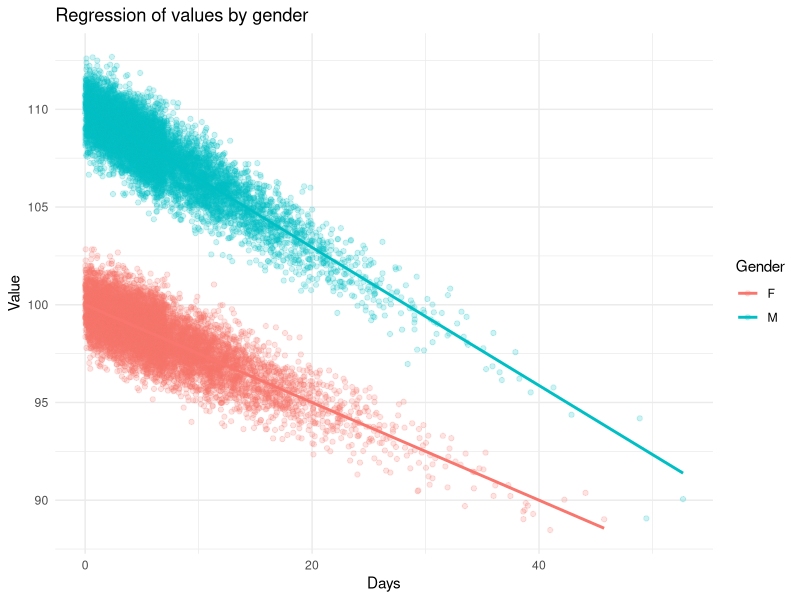

This chart was generated by the following R code:
# =============================================================================
# Project: Repeated Measures Data Simulation
# Script:  repeated_measures_data_simulation.R
# Author:  Simon Greaves
# Date:    17AUG2024
# 
# Description:
# This script will create a data.frame object containing time-varying repeated
# measurements within subjects. This is an example data set meant to be
# used as an example of how data simulation can be used for model validation
# and more.
#
# Dependencies:
# - R version 4.1.3
# - Packages: dplyr
#
# Inputs:
# - None
#
# Outputs:
# - 
#
# Notes:
# [Any additional notes or assumptions]
#
# =============================================================================

pkgs <- c('dplyr', 'ggplot2')
inst <- lapply(pkgs, library, character.only = TRUE)

set.seed(42)

# number of individual id instances
n_instances <- 10000

# measurement frequency
lambda <- 0.75
measurements <- ceiling(rexp(n_instances, lambda))

# model gender
prob_male <- 0.5

# set up individual profiles
wide <- data.frame(id = 1:n_instances,# unique id
                          total_measurements = measurements,
                          gender = rbinom(n_instances,
                                          size = 1,
                                          prob = prob_male))

# set up measurement baseline and slope varying by gender
baseline <- 100
male_baseline_offset <- 10
slope <- -0.25
male_slope_offset <- -0.1
# we'll also simulate a 10% probability of no-shows
no_show_prob <- 0.9
# we'll simulate a maximum of 7 days between measurement appointments
max_days <- 7
# create measurements data set with as many rows as measurements
long <- wide[rep(seq_len(nrow(wide)), wide$total_measurements), ]
long <- long %>%
  mutate(
    successful_measurement = rbinom(n = n(), size = 1, prob = no_show_prob),
    days = runif(n = n(), min = 0, max = max_days)) %>%
  group_by(id) %>%
  mutate(
    sex = c('F', 'M')[gender + 1],
    day = cumsum(days),
    n_appointment = row_number(),
    n_measurements = cumsum(successful_measurement),
    tot_donations = sum(successful_measurement),
    value = if_else(successful_measurement == 1,
                 baseline + gender * male_baseline_offset +
                   slope * day + gender * male_slope_offset * day +
                   rnorm(n = n(), mean = 0, sd = 1),
                 NA)
  )

# plot the data
long %>%
  subset(successful_measurement == TRUE) %>%
  ggplot(aes(x = day, y = value, color = sex)) +
  geom_point(alpha = 0.2) +  # Add points with some transparency
  geom_smooth(method = "lm", se = FALSE) +  # Add regression lines
  labs(
    title = "Regression of values by gender",
    x = "Days",
    y = "Value",
    color = "Gender"
  ) +
  theme_minimal()
